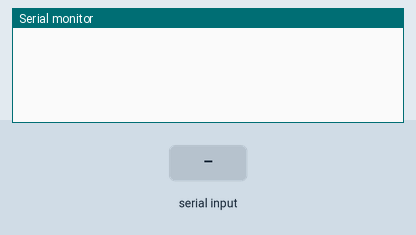
Bench run of a sketch on a simulated Arduino Uno, built with avr-gcc and run on an emulated ATmega328P. Shown: the last lines printed to the serial monitor. The inputs (shaded band) are chosen by the test bench.

Above: at 1.2 s.
1.3 s: "turnOnLed\n" received over Serial
At 2.4 s:
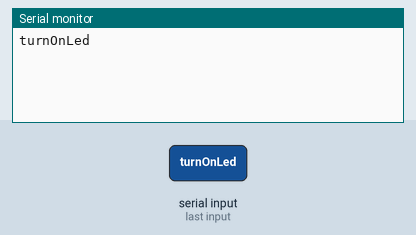
2.8 s: "turnOffLed\n" received over Serial
At 3.6 s:
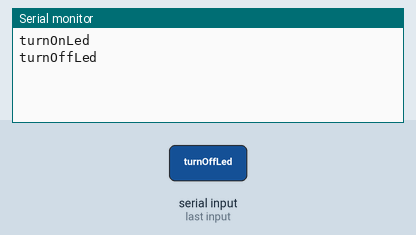
4.3 s: "1\n" received over Serial
At 5.6 s:
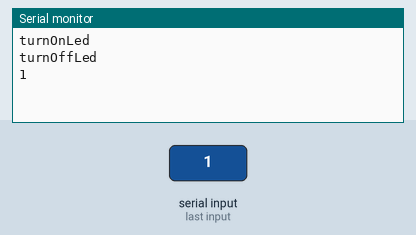

Measured:
- after the input at 1.3 s, the serial monitor: prints a new line at once (image 1)
- after the input at 2.8 s, the serial monitor: prints a new line at once (image 2)
- after the input at 4.3 s, the serial monitor: prints a new line at once (image 3)

The sketch:

serialRead_eventString.ino
```cpp
/*
  Serial Event example

 When new serial data arrives, this sketch adds it to a String.
 When a newline is received, the loop prints the string and
 clears it.

 http://www.arduino.cc/en/Tutorial/SerialEvent

 code EDITED

 */

String inputString = "";         // a string to hold incoming data
boolean stringComplete = false;  // whether the string is complete

void setup() {
  // initialize serial:
  Serial.begin(9600);
  // reserve 200 bytes for the inputString:
  inputString.reserve(200);
}

void loop() {
  // print the string when a newline arrives:
  if (stringComplete) {
    // print on Serial Monitor what you have recived
    Serial.println(inputString);
    // call function recived
    recived();
    // clear the string:
    inputString = "";
    stringComplete = false;
  }
}

/*
  SerialEvent occurs whenever a new data comes in the
 hardware serial RX.  This routine is run between each
 time loop() runs, so using delay inside loop can delay
 response.  Multiple bytes of data may be available.
 */
void serialEvent() {
  while (Serial.available()) {
    // get the new byte:
    char inChar = (char)Serial.read();
    // add it to the inputString:
    inputString += inChar;
    // if the incoming character is a newline, set a flag
    // so the main loop can do something about it:
    if (inChar == '\n') {
      stringComplete = true;
    }
  }
}

void recived(){
        if (inputString == "turnOnLed"){
            //do something when inputString equals turnOnLed
             turnOnLed();    // call function to turn on the led 13
          }
        else if(inputString == "turnOffLed"){
            //do something when inputString equals turnOffLed
            turnOffLed();   // call function to turn off the led 13
          }
        else{
            // if nothing else matches, do the default
          }
  }

void turnOnLed(){
        digitalWrite(13, HIGH);   // turn the LED on (HIGH is the voltage level)
  }

void turnOffLed(){
        digitalWrite(13, LOW);    // turn the LED off by making the voltage LOW
  }
```
